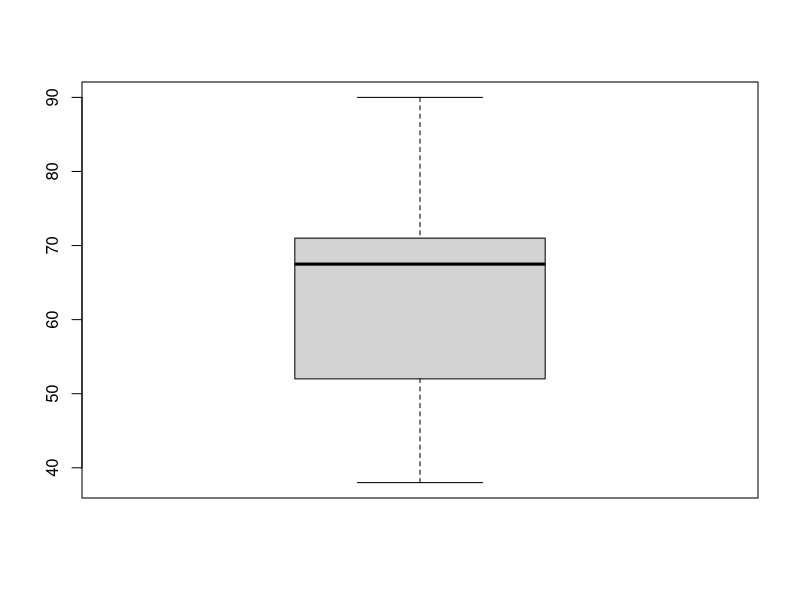
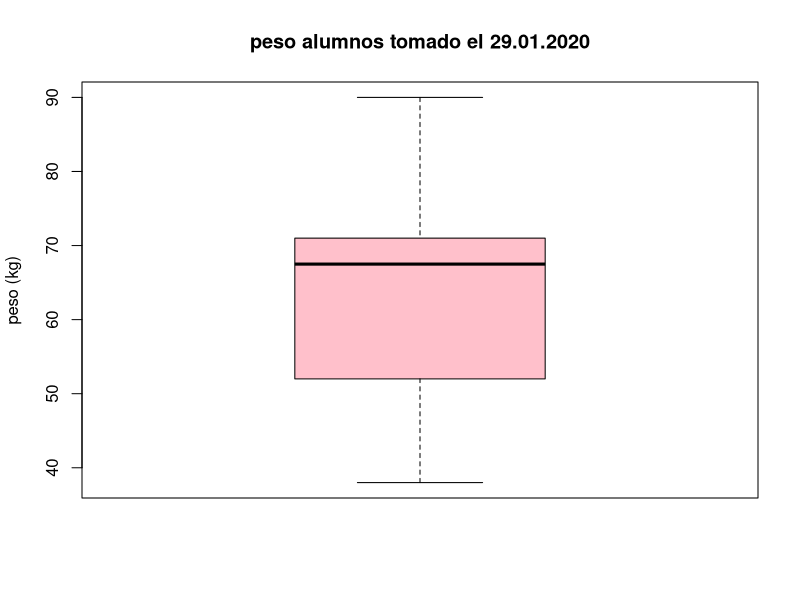

R code for these plots, in order:
# Adriana Concepción Garza Pérez
# Matrícula: 1912963
# Fecha: 29.01.2020

# Operadores básicos ------------------------------------------------------

2+2
a<-2
a+5
a+a^2
log(a)
#Ingresar codigo de datos 

peso<- c(70, 62, 52, 90, 38, 52, 50, 70, 65,
         76, 70, 72)
peso

# Descriptivas ------------------------------------------------------------
# número de observaciones (length)

 length(peso)
 
 # calcular la media del peso: sumatoria de las observaciones y dividirlo entre el numero de individuos muestreados
 
 sum(peso)/(length)(peso)
 
 peso.media <- sum(peso)/length(peso)
 

 mean(peso)
 median(peso)
 sd(peso) 
 var(peso) 

 fivenum(peso)
 range(peso)

# gráfica -----------------------------------------------------------------

 boxplot(peso)
 
 boxplot(peso, col = "pink", ylab= "peso (kg)",
         main="peso alumnos tomado el 29.01.2020")
         
         
